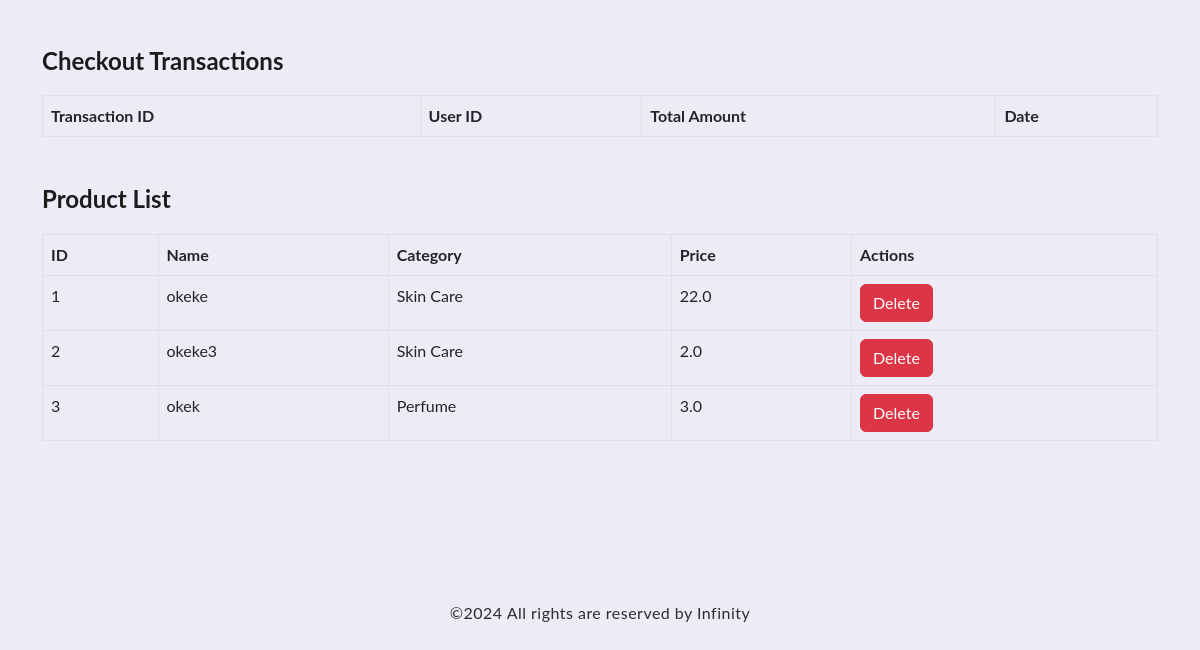
Page /admin (signed in, lower part) on the earlier database version.
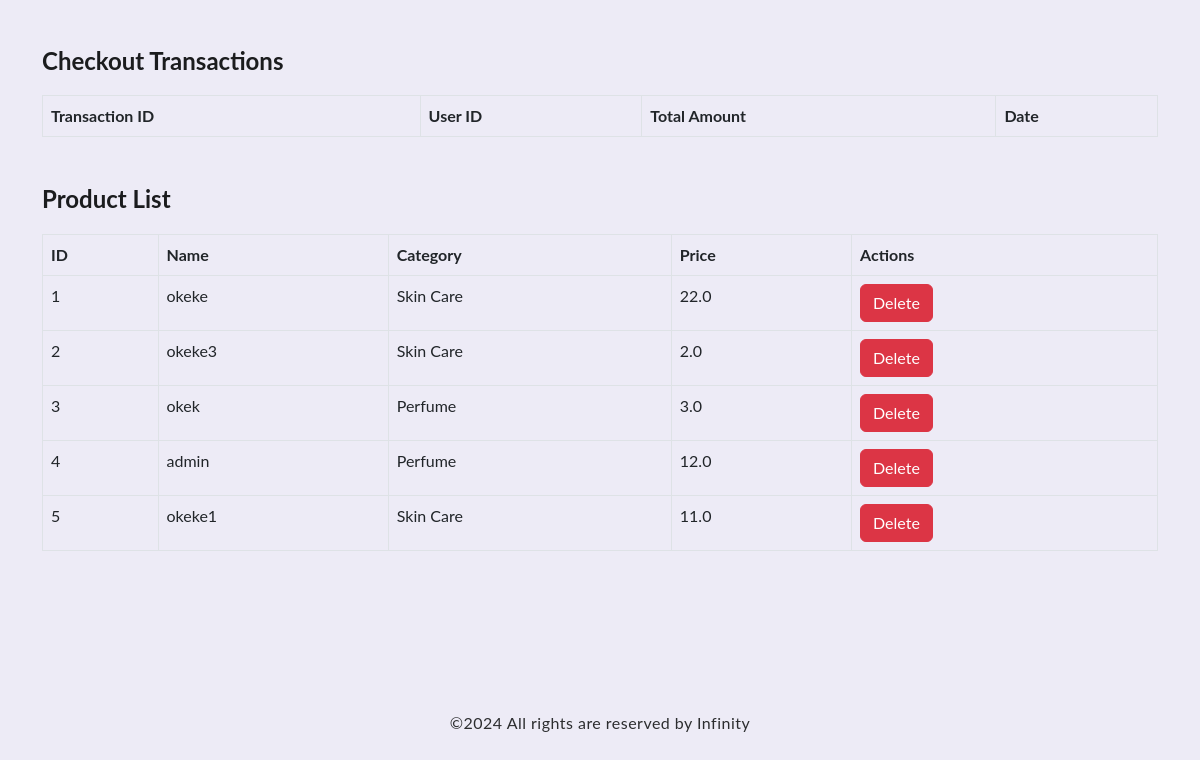
Same page on the later database version.
### app.py (models this page shows)
class Product(db.Model):
    id = db.Column(db.Integer, primary_key=True)
    name = db.Column(db.String(100))
    price = db.Column(db.Float)
    category = db.Column(db.String(50))
    image = db.Column(db.String(200))
    short_note = db.Column(db.Text)  # Field for short notes

### app.py (the view)
@app.route('/admin', methods=['GET', 'POST'])
def admin():
    if 'role' in session and session['role'] == 'admin':
        products = Product.query.all()
        users = User.query.all()
        transactions = Transaction.query.all()
        categories = [category.name for category in Category.query.all()]
        return render_template(
            'admin.html',
            products=products,
            users=users,
            transactions=transactions,
            categories=categories
        )
    else:
        flash('Unauthorized access!', 'danger')
        return redirect(url_for('login'))

### app.py (called while the page is built)
@app.before_request
def before_request():
    if 'cart' not in session:
        session['cart'] = {}

@app.context_processor
def cart_context():
    cart = session.get('cart', {})
    cart_count = sum(item['quantity'] for item in cart.values())
    cart_total = sum(item['price'] * item['quantity'] for item in cart.values())
    return {
        'cart': cart,
        'cart_count': cart_count,
        'cart_total': cart_total,
        'cart_item_count': len(cart)  # Add this for item count
    }

### templates/admin.html (shortened to what this page needs)
<!DOCTYPE html>
<html lang="en">
<head>
    <link rel="stylesheet" href="{{url_for('static', filename='assets/css/vendor/bootstrap.min.css')}}">
    <link rel="stylesheet" href="{{url_for('static', filename='assets/css/vendor/font-awesome.css')}}">
    <link rel="stylesheet" href="{{url_for('static', filename='assets/css/vendor/slick.css')}}">
    <link rel="stylesheet" href="{{url_for('static', filename='assets/css/vendor/slick-theme.css')}}">
    <link rel="stylesheet" href="{{url_for('static', filename='assets/css/app.css')}}">
</head>
<body>
    <div id="main-wrapper" class="main-wrapper overflow-hidden">
        <section class="admin-dashboard pt-96 pb-96">
            <div class="container">
                <div class="mb-48">
                    <h4>Checkout Transactions</h4>
                    <table class="table table-bordered">
                        <thead>
                            <tr>
                                <th>Transaction ID</th>
                                <th>User ID</th>
                                <th>Total Amount</th>
                                <th>Date</th>
                            </tr>
                        </thead>
                    </table>
                </div>
                <div>
                    <h4>Product List</h4>
                    <table class="table table-bordered">
                        <thead>
                            <tr>
                                <th>ID</th>
                                <th>Name</th>
                                <th>Category</th>
                                <th>Price</th>
                                <th>Actions</th>
                            </tr>
                        </thead>
                        <tbody>
                            {% for product in products %}
                            <tr>
                                <td>{{ product.id }}</td>
                                <td>{{ product.name }}</td>
                                <td>{{ product.category }}</td>
                                <td>{{ product.price }}</td>
                                <td>
                                    <form action="{{ url_for('delete_product', product_id=product.id) }}" method="POST">
                                        <button type="submit" class="btn btn-danger">Delete</button>
                                    </form>
                                </td>
                            </tr>
                            {% endfor %}
                        </tbody>
                    </table>
                </div>
            </div>
        </section>
        <footer class="footer text-center pt-32">
            <p>©2024 All rights are reserved by Infinity</p>
        </footer>
    </div>
</body>
</html>

Differences in the rows shown:
added Product: id "4", name "admin", category "Perfume", price "12.0"
added Product: id "5", name "okeke1", category "Skin Care", price "11.0"
